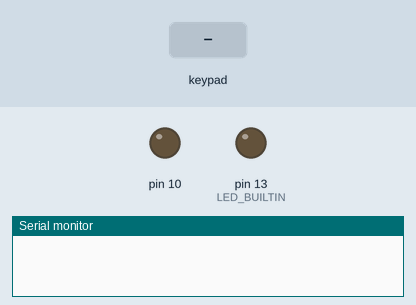
Simulated run of this sketch. Board: Arduino Uno, built with avr-gcc and run on an emulated ATmega328P. Parts: output pins drawn as LEDs (lit = HIGH), the last lines printed to the serial monitor. The test bench sets the inputs (shaded band).

Above: at 1.2 s.
1.3 s: key 'X' pressed
At 2.2 s:
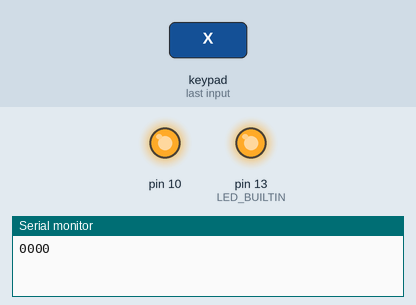
2.8 s: keypad keys 0 0 0 0 A pressed 0.4 s apart
6.3 s: key 'A' pressed
7.8 s: keypad keys 0 0 0 0 D pressed 0.4 s apart
11.3 s: key 'B' pressed
12.8 s: keypad keys 0 0 0 0 pressed 0.4 s apart
Timing chart, 0 to 15.8 s (numbered marks = the images above; inputs shaded):
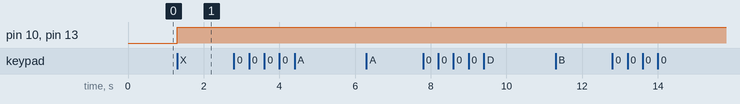

The sketch:

keypad2.ino
```cpp
#include <Keypad.h>

const byte ROWS = 4;
const byte COLS = 4;
char d1 = '0';
char d2 = '0';
char d3 = '0';
char d4 = '0';
String pass;
String asd;
String Cpass;
int state = 0;

char hexaKeys[ROWS][COLS] = {
  {'1', '2', '3', 'A'},
  {'4', '5', '6', 'B'},
  {'7', '8', '9', 'C'},
  {'X', '0', 'Y', 'D'}
};

byte rowPins[ROWS] = {2,3,4,5};
byte colPins[COLS] = {6,7,8,9};

Keypad customKeypad = Keypad(makeKeymap(hexaKeys), rowPins, colPins, ROWS, COLS);

void setup(){
  Serial.begin(9600);
  Cpass+='3';
  Cpass+='6';
  Cpass+='9';
  Cpass+='7';
  pinMode(LED_BUILTIN, OUTPUT);
  pinMode(10, OUTPUT);
}

void loop(){
  char customKey = customKeypad.getKey();

  if (customKey){
    if (customKey=='#'){
      if (pass==Cpass){
        open();
        Serial.println('success');
        d1='0';
        d2='0';
        d3='0';
        d4='0';
      }
    }
    else if (customKey=='X'){
      lock();
    }
    else{
      d4=d3;
      d3=d2;
      d2=d1;
      d1=customKey;
    }
    pass=asd;
    pass += d4;
    pass += d3;
    pass += d2;
    pass += d1;
    Serial.println(pass);
  }
}

void lock(){
  if (!state){
    digitalWrite(LED_BUILTIN, HIGH);
    digitalWrite(10, HIGH);
    state=1;
  }

}

void open(){
  if(state){
    digitalWrite(LED_BUILTIN, LOW);
    digitalWrite(10, LOW);
    state=0;
  }

}
```

Measured:
- after the input at 1.3 s, pin 10, pin 13 (LED_BUILTIN): LOW → HIGH at once
